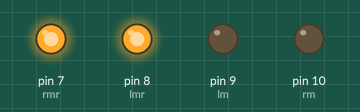
A sketch run on a simulated Arduino Uno, built with avr-gcc and run on an emulated ATmega328P. Parts: output pins drawn as LEDs (lit = HIGH).

Above: at 0.1 s.
Timing chart, 0 to 1.6 s (numbered marks = the images above):
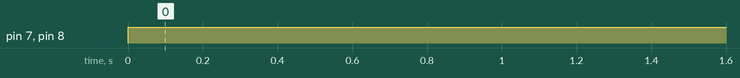

The sketch:

l293d.ino
```cpp
int lm=9;//pin 9 of arduino to pin 7 of ic
int lmr=8;//pin 8 of arduino to pin 2 of ic

int rm=10;//pin 10 of arduino to pin 10 of ic

int rmr=7;//pin 7 of arduino to pin 15 of ic

//+ve of lm to pin 6,-ve to pin 3 //+ve of rm to pin 11,-ve to pin 14

void setup()

{ pinMode(lm,OUTPUT);

pinMode(lmr,OUTPUT);

pinMode(rm,OUTPUT);

pinMode(rmr,OUTPUT); }

void loop()

{ digitalWrite(lm,LOW); //both move forward

digitalWrite(lmr,HIGH);

digitalWrite(rm,LOW);

digitalWrite(rmr,HIGH); }
```

Measured:
- by itself, pin 7 (rmr), pin 8 (lmr): LOW → HIGH at 0.00 s
